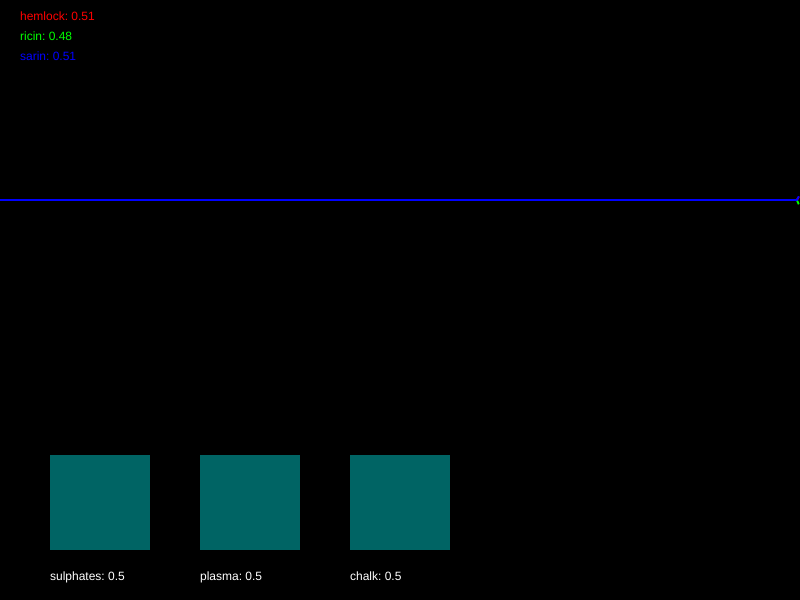
Frame 1 (no input)
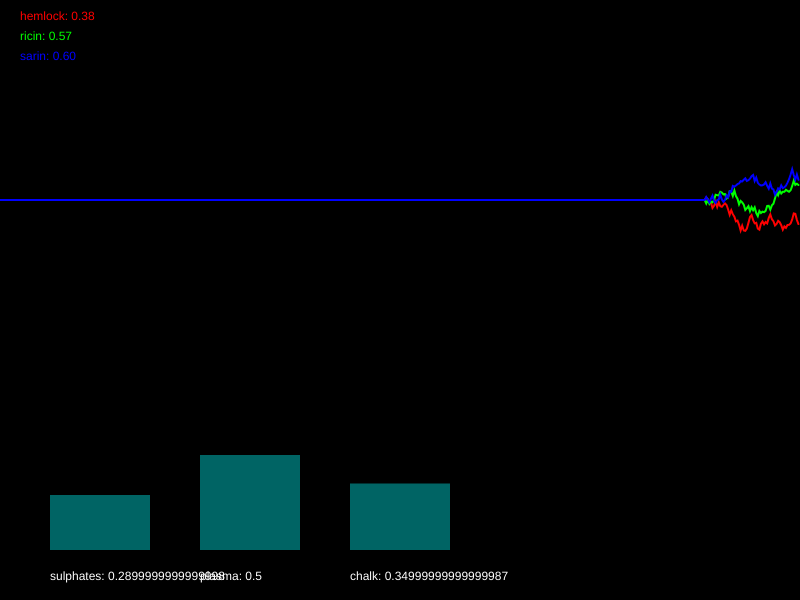
Frame 60 (no input)
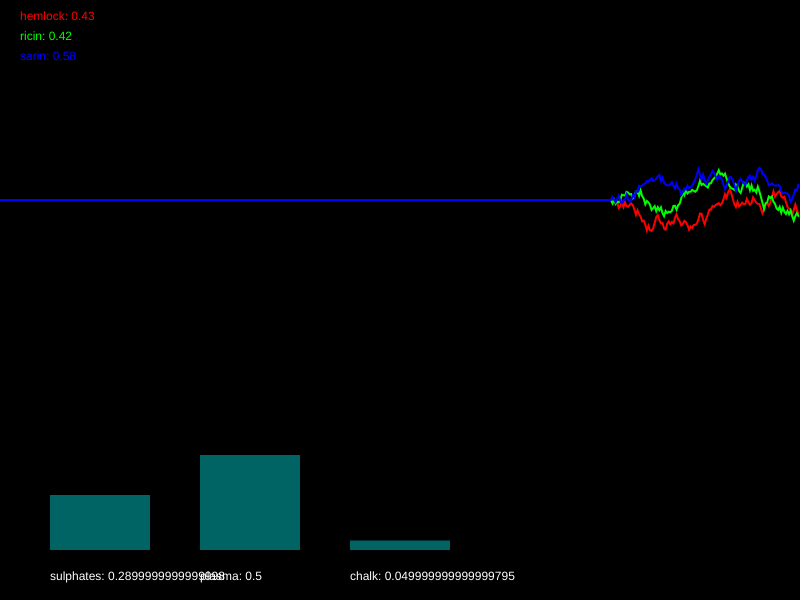
Frame 120 (the mouse pressed at the canvas centre since frame 60)

The p5.js sketch that drew these frames (run headless with seeded random() and noise() and a simulated clock; from frame 60 on, the mouse is pressed at the canvas centre):

// p5.js sketch
// ── sketch.js
/*

Officer: 6568886
CaseNum: 401-0-78137985-6568886

Case 401 - The Case of Norbert's Weiner Stand
Stage 1 - Noxious Weiner

Console city has been plunged into chaos. The notorious poisoner Norbert has struck the
population down with a potent poison. Word has it that he is smuggling his venomous filth
via a streetside weiner stand. Hundreds of people have been affected, and the municipal
water company tells me that their sewers are at full capacity. This is no laughing matter.
I need you to head down to our lab and work on an antidote.

You must develop the antidote by using conditional statements in the draw loop to
do the following:


You must develop the antidote by using conditional statements in the draw loop to
do the following.

	- If hemlock dips below 0.36, decrement sulphates by 0.03
	- When sarin dips below 0.31, increment sulphates by 0.01
	- When sarin dips below 0.36, decrement plasma by 0.05
	- When hemlock dips below 0.33, raise plasma by 0.01
	- If sarin goes above 0.62, reduce chalk by 0.03
	- When ricin goes above 0.66, try increasing chalk by 0.04


Your conditional statements should:

consider the following poisons:

	- hemlock
	- ricin
	- sarin


and modify the following antidotes:

	- sulphates
	- plasma
	- chalk


- There are many ways to complete this task but you should only use the
following commands:

	if(){}
	+=
	-=

*/

//Declare the poison variables
var hemlock;
var ricin;
var sarin;


//Declare the antidote variables
var sulphates;
var plasma;
var chalk;


//This variable is used for drawing the graph
var graphs;


function setup() {

	createCanvas(800, 600);
	strokeWeight(2);

	//initialise the poisons and antidotes
	hemlock = 0.5;
	ricin = 0.5;
	sarin = 0.5;
	sulphates = 0.5;
	plasma = 0.5;
	chalk = 0.5;


	//fills the graph with empty values
	graphs = [];

	for (var i = 0; i < 3; i++) {
		graphs.push([]);
		for (var j = 0; j < 512; j++) {
			graphs[i].push(0.5);
		}
	}

}

function draw() {

	//Develop the antidote below
	//Write conditional statements to change the amount of each substance ...

	if (hemlock < 0.36) {
		sulphates -= 0.03;
	}

	if (sarin < 0.31) {
		sulphates += 0.01;
	}

	if (sarin < 0.36) {
		plasma -= 0.05;
	}

	if (hemlock < 0.33) {
		plasma += 0.01;
	}

	if (sarin > 0.62) {
		chalk -= 0.03;
	}

	if (ricin > 0.66) {
		chalk += 0.04;
	}

	//////////////////////////////////////////////////////

	//the code below generates new values using random numbers

	/*
		For testing, you might want to temporarily comment out
		these lines and set the same variables to constant values
		instead.
	*/

	hemlock = nextValue(graphs[0], hemlock);
	ricin = nextValue(graphs[1], ricin);
	sarin = nextValue(graphs[2], sarin);


	sulphates = constrain(sulphates, 0, 1);
	plasma = constrain(plasma, 0, 1);
	chalk = constrain(chalk, 0, 1);


	///////// DO NOT CHANGE THE CODE BELOW ///////////

	//drawing code

	// set background
	background(0);
	noFill();

	//draw the graphs for the vitals
	var colors = [
		color(255, 0, 0),
		color(0, 255, 0),
		color(0, 0, 255),
		color(255, 0, 255),
		color(255, 255, 0),
		color(0, 255, 255)
	];

	for (var i = 0; i < graphs.length; i++) {
		stroke(colors[i]);
		drawGraph(graphs[i]);
	}

	//draw the poisons as text
	noStroke();
	fill(colors[0]);
	text('hemlock: ' + nf(hemlock, 1, 2), 20, 20);
	fill(colors[1]);
	text('ricin: ' + nf(ricin, 1, 2), 20, 40);
	fill(colors[2]);
	text('sarin: ' + nf(sarin, 1, 2), 20, 60);


	//draw the antidotes bar chart
	drawBar(sulphates, 50, 'sulphates');
	drawBar(plasma, 200, 'plasma');
	drawBar(chalk, 350, 'chalk');


}

function nextValue(graph, val) {
	//gets the next value for a vital and puts it in an array for drawing
	var delta = random(-0.03, 0.03);

	val += delta;
	if (val > 1 || val < 0) {
		delta *= -1;
		val += delta * 2;
	}

	graph.push(val)
	graph.shift();
	return val;
}

function drawGraph(graph) {
	//draws an array as a graph
	beginShape();
	for (var i = 0; i < graph.length; i++) {
		vertex(width * i / 512, height * 0.5 - graph[i] * height / 3)
	}
	endShape();
}


function drawBar(val, x, name) {
	//draws the bars for bar chart
	noStroke();
	fill(0, 100, 100);
	var mh = height * 0.4 - 50;
	rect(x, (height - 50) - val * mh, 100, val * mh);
	fill(255);
	text(name + ": " + val, x, height - 20);
}
